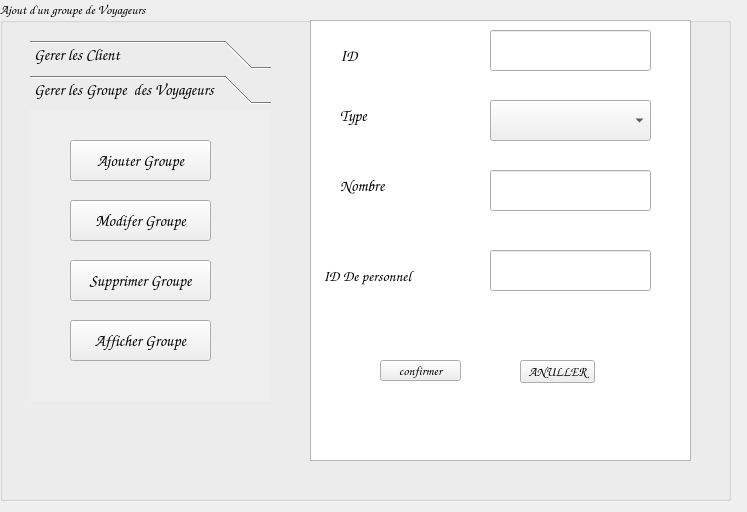
<?xml version="1.0" encoding="UTF-8"?>
<ui version="4.0">
 <class>Ajout_G</class>
 <widget class="QDialog" name="Ajout_G">
  <property name="geometry">
   <rect>
    <x>0</x>
    <y>0</y>
    <width>747</width>
    <height>512</height>
   </rect>
  </property>
  <property name="font">
   <font>
    <pointsize>10</pointsize>
   </font>
  </property>
  <property name="windowTitle">
   <string>Dialog</string>
  </property>
  <widget class="QGroupBox" name="groupBox">
   <property name="geometry">
    <rect>
     <x>0</x>
     <y>0</y>
     <width>731</width>
     <height>501</height>
    </rect>
   </property>
   <property name="font">
    <font>
     <family>Comic Sans MS</family>
     <pointsize>10</pointsize>
    </font>
   </property>
   <property name="title">
    <string>Ajout d'un groupe de Voyageurs</string>
   </property>
   <widget class="QToolBox" name="toolBox">
    <property name="geometry">
     <rect>
      <x>30</x>
      <y>40</y>
      <width>241</width>
      <height>361</height>
     </rect>
    </property>
    <property name="font">
     <font>
      <family>Comic Sans MS</family>
      <pointsize>12</pointsize>
     </font>
    </property>
    <property name="currentIndex">
     <number>1</number>
    </property>
    <widget class="QWidget" name="client">
     <property name="geometry">
      <rect>
       <x>0</x>
       <y>0</y>
       <width>241</width>
       <height>287</height>
      </rect>
     </property>
     <attribute name="label">
      <string>Gerer les Client </string>
     </attribute>
     <widget class="QPushButton" name="pushButton">
      <property name="geometry">
       <rect>
        <x>50</x>
        <y>20</y>
        <width>141</width>
        <height>41</height>
       </rect>
      </property>
      <property name="text">
       <string>Ajouter client</string>
      </property>
     </widget>
     <widget class="QPushButton" name="pushButton_2">
      <property name="geometry">
       <rect>
        <x>50</x>
        <y>80</y>
        <width>141</width>
        <height>41</height>
       </rect>
      </property>
      <property name="text">
       <string>Modifer Client</string>
      </property>
     </widget>
     <widget class="QPushButton" name="pushButton_3">
      <property name="geometry">
       <rect>
        <x>50</x>
        <y>140</y>
        <width>141</width>
        <height>41</height>
       </rect>
      </property>
      <property name="text">
       <string>Supprimer Client</string>
      </property>
     </widget>
     <widget class="QPushButton" name="pushButton_4">
      <property name="geometry">
       <rect>
        <x>50</x>
        <y>210</y>
        <width>141</width>
        <height>41</height>
       </rect>
      </property>
      <property name="text">
       <string>Afficher Client</string>
      </property>
     </widget>
    </widget>
    <widget class="QWidget" name="groupedevoyageurs">
     <property name="geometry">
      <rect>
       <x>0</x>
       <y>0</y>
       <width>241</width>
       <height>287</height>
      </rect>
     </property>
     <attribute name="label">
      <string>Gerer les Groupe  des Voyageurs</string>
     </attribute>
     <widget class="QPushButton" name="pushButton_5">
      <property name="geometry">
       <rect>
        <x>40</x>
        <y>30</y>
        <width>141</width>
        <height>41</height>
       </rect>
      </property>
      <property name="text">
       <string>Ajouter Groupe</string>
      </property>
     </widget>
     <widget class="QPushButton" name="pushButton_6">
      <property name="geometry">
       <rect>
        <x>40</x>
        <y>90</y>
        <width>141</width>
        <height>41</height>
       </rect>
      </property>
      <property name="text">
       <string>Modifer Groupe</string>
      </property>
     </widget>
     <widget class="QPushButton" name="pushButton_7">
      <property name="geometry">
       <rect>
        <x>40</x>
        <y>150</y>
        <width>141</width>
        <height>41</height>
       </rect>
      </property>
      <property name="text">
       <string>Supprimer Groupe</string>
      </property>
     </widget>
     <widget class="QPushButton" name="pushButton_8">
      <property name="geometry">
       <rect>
        <x>40</x>
        <y>210</y>
        <width>141</width>
        <height>41</height>
       </rect>
      </property>
      <property name="text">
       <string>Afficher Groupe</string>
      </property>
     </widget>
    </widget>
   </widget>
   <widget class="QPushButton" name="pushButton_9">
    <property name="geometry">
     <rect>
      <x>380</x>
      <y>360</y>
      <width>81</width>
      <height>21</height>
     </rect>
    </property>
    <property name="font">
     <font>
      <family>Comic Sans MS</family>
      <pointsize>10</pointsize>
     </font>
    </property>
    <property name="text">
     <string>confirmer</string>
    </property>
   </widget>
   <widget class="QPushButton" name="pushButton_10">
    <property name="geometry">
     <rect>
      <x>520</x>
      <y>360</y>
      <width>75</width>
      <height>23</height>
     </rect>
    </property>
    <property name="text">
     <string>ANULLER</string>
    </property>
   </widget>
   <widget class="QLabel" name="label_9">
    <property name="geometry">
     <rect>
      <x>10</x>
      <y>0</y>
      <width>721</width>
      <height>481</height>
     </rect>
    </property>
    <property name="text">
     <string/>
    </property>
    <property name="pixmap">
     <pixmap>../../Desktop/téléchargement (2).jpg</pixmap>
    </property>
   </widget>
   <widget class="QTextBrowser" name="textBrowser">
    <property name="geometry">
     <rect>
      <x>310</x>
      <y>20</y>
      <width>381</width>
      <height>441</height>
     </rect>
    </property>
   </widget>
   <widget class="QLabel" name="label_2">
    <property name="geometry">
     <rect>
      <x>340</x>
      <y>100</y>
      <width>61</width>
      <height>31</height>
     </rect>
    </property>
    <property name="font">
     <font>
      <family>Comic Sans MS</family>
      <pointsize>12</pointsize>
     </font>
    </property>
    <property name="text">
     <string>Type</string>
    </property>
   </widget>
   <widget class="QLabel" name="label_4">
    <property name="geometry">
     <rect>
      <x>320</x>
      <y>250</y>
      <width>171</width>
      <height>51</height>
     </rect>
    </property>
    <property name="font">
     <font>
      <family>Comic Sans MS</family>
      <pointsize>11</pointsize>
     </font>
    </property>
    <property name="text">
     <string> ID De personnel</string>
    </property>
   </widget>
   <widget class="QLineEdit" name="lineEdit_id_p">
    <property name="geometry">
     <rect>
      <x>490</x>
      <y>250</y>
      <width>161</width>
      <height>41</height>
     </rect>
    </property>
   </widget>
   <widget class="QLineEdit" name="lineEdit_id">
    <property name="geometry">
     <rect>
      <x>490</x>
      <y>30</y>
      <width>161</width>
      <height>41</height>
     </rect>
    </property>
   </widget>
   <widget class="QLabel" name="label">
    <property name="geometry">
     <rect>
      <x>340</x>
      <y>40</y>
      <width>61</width>
      <height>31</height>
     </rect>
    </property>
    <property name="font">
     <font>
      <family>Comic Sans MS</family>
      <pointsize>12</pointsize>
     </font>
    </property>
    <property name="text">
     <string>ID</string>
    </property>
   </widget>
   <widget class="QLineEdit" name="lineEdit_nbr">
    <property name="geometry">
     <rect>
      <x>490</x>
      <y>170</y>
      <width>161</width>
      <height>41</height>
     </rect>
    </property>
   </widget>
   <widget class="QLabel" name="label_3">
    <property name="geometry">
     <rect>
      <x>340</x>
      <y>170</y>
      <width>61</width>
      <height>31</height>
     </rect>
    </property>
    <property name="font">
     <font>
      <family>Comic Sans MS</family>
      <pointsize>12</pointsize>
     </font>
    </property>
    <property name="text">
     <string>Nombre</string>
    </property>
   </widget>
   <widget class="QComboBox" name="comboBox">
    <property name="geometry">
     <rect>
      <x>490</x>
      <y>100</y>
      <width>161</width>
      <height>41</height>
     </rect>
    </property>
    <item>
     <property name="text">
      <string/>
     </property>
    </item>
    <item>
     <property name="text">
      <string>couple </string>
     </property>
    </item>
    <item>
     <property name="text">
      <string>famille</string>
     </property>
    </item>
    <item>
     <property name="text">
      <string>jeune</string>
     </property>
    </item>
   </widget>
   <zorder>label_9</zorder>
   <zorder>toolBox</zorder>
   <zorder>textBrowser</zorder>
   <zorder>label_2</zorder>
   <zorder>label_4</zorder>
   <zorder>lineEdit_id_p</zorder>
   <zorder>lineEdit_id</zorder>
   <zorder>label</zorder>
   <zorder>lineEdit_nbr</zorder>
   <zorder>label_3</zorder>
   <zorder>pushButton_10</zorder>
   <zorder>pushButton_9</zorder>
   <zorder>comboBox</zorder>
  </widget>
 </widget>
 <resources/>
 <connections>
  <connection>
   <sender>pushButton_10</sender>
   <signal>clicked()</signal>
   <receiver>Ajout_G</receiver>
   <slot>reject()</slot>
   <hints>
    <hint type="sourcelabel">
     <x>562</x>
     <y>372</y>
    </hint>
    <hint type="destinationlabel">
     <x>499</x>
     <y>544</y>
    </hint>
   </hints>
  </connection>
 </connections>
</ui>
